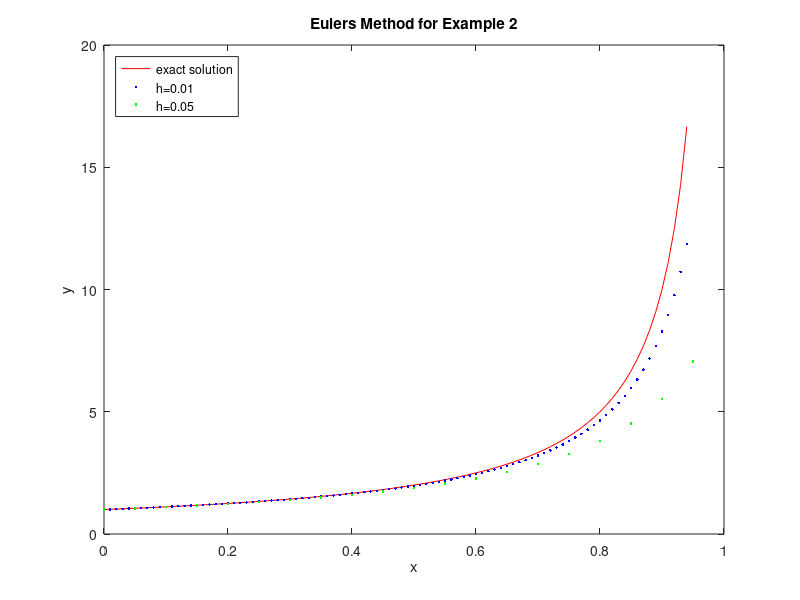

The MATLAB source for this figure:
h = 0.05; % time step
X = .94; % maximum value of x
N = round(X/h); % number of steps, using round to avoid complaints from Matlab
x = zeros(1,N+1); y = zeros(1,N+1); % pre-allocating memory for x and y
x(1) = 0; y(1) = 1; % values of x and y at first step n = 1
for n = 1:N % Loop to generate steps from n = 1 to n = N
  x(n+1) = x(n) + h; % increment for x
  y(n+1) = y(n) + h*y(n)^2; % update for the solution y
end
%save results for plotting: 
x1 = x; y1 = y;

%repeat with new step size: 
h = 0.01;
X = .94;
N = round(X/h);
x = zeros(1,N+1); y = zeros(1,N+1);
x(1) = 0; y(1) = 1;
for n = 1:N
  x(n+1) = x(n) + h;
  y(n+1) = y(n) + h*y(n)^2;
end

yExact = 1./(1-x); % exact solution
%plot of exact curve along with Euler approximations 
plot(x,yExact,'r',x,y,'.b',x1,y1,'.g'); % plotting
title('Eulers Method for Example 2'); % figure's title,
legend('exact solution','h=0.01','h=0.05',...
       'Location','NorthWest'); % legend
xlabel('x'); ylabel('y'); % and axis labels

